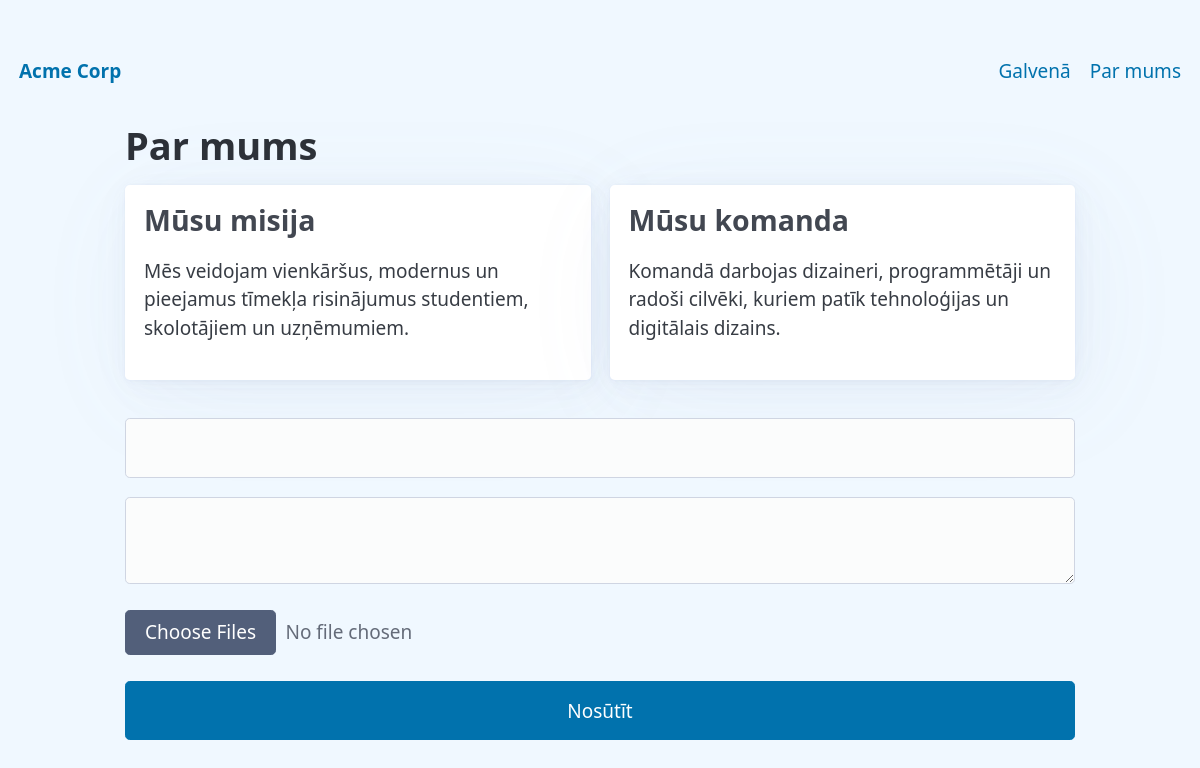
The app's page /?page=Par mums with its own data.
### tables this page shows
CREATE TABLE `pages` (
  `id` int(11) NOT NULL,
  `page_name` varchar(50) NOT NULL,
  `page_content` text NOT NULL,
  `page_date` datetime NOT NULL DEFAULT CURRENT_TIMESTAMP
);

### db.php (called while the page is built, shortened)
<?php
$username = "root";
$password = "root";
$dbname = "PT3_WEB";
$db = new mysqli("localhost",$username,$password,$dbname);
function get_page($page_name){
    global $db;
    $sql = "SELECT `page_name`,`page_content` from pages where page_name=\"{$page_name}\";";
    $result = $db->query($sql);
    if($result->num_rows>0){
        $data = $result->fetch_assoc();
         return $data;
    }
}
function get_nav(){
    global $db;
    $sql = "SELECT id,page_name from pages;";
    $result = $db->query($sql);
    $data = [];
    if($result->num_rows>0){
         while($row = $result->fetch_assoc()){
            array_push($data,$row);
         }
        return $data;
    }else{
        $data["error"] = "Sadaļas nav izveidotas";
        return $data;
    }
}
?>

### index.php (the view, shortened to what this page needs)
<?php
   require "./db.php";
if(isset($_GET["page"])){
   $data = get_page($_GET["page"]);
}else{
       $data = get_page("Galvenā");
}
  include("./nav.php");
?>
    <?php include "./header.php" ?>
    <nav class="container-fluid">
        <ul>
            <li><strong><a href="#">Acme Corp</a></strong></li>
        </ul>
        <ul>
            <?php
                showNav();
            ?>
        </ul>
    </nav>
    <main>
        <div class="container">
            <h1><?=$data["page_name"]?></h1>
            <section id="content">
                <?=$data["page_content"]?>
            </section>
        <form action="./submit.php" method="POST" enctype="multipart/form-data" class="form">
                    <input type="text" name="vards" id="">
                    <textarea name="message" id=""></textarea>
                    <input type="file" name="file[]" id="" accept="image/*" multiple>
                    <button type="submit">Nosūtīt</button>
        </form>
    </div>
    </main>
    <?php include "./footer.php" ?>

### nav.php
<?php
    function showNav(){
    foreach(get_nav() as $item){
               echo "
               <li>
                <a href=\"?page={$item["page_name"]}\">
                        {$item["page_name"]}
                </a>
                </li>";
            }
    }
?>

### style.css (style rules this page uses)
body { background-color: aliceblue; }

### records on screen
pages: page_name "Galvenā"
pages: page_name "Par mums", page_content "Mūsu misija Mēs veidojam vienkāršus, modernus un pieejamus tīmekļa risinājumus studentiem, skolotājiem un uzņēmumiem. Mūsu komanda Komandā darbojas dizaineri, programmētāji un radoši cilvēki, kuriem patīk tehnoloģijas un digitālais dizains."
